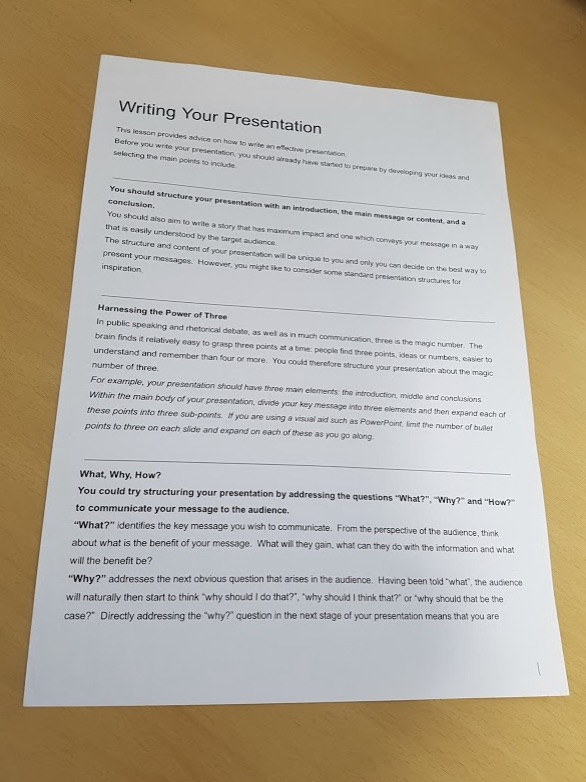
#> input picture paper.jpg, 586 x 782 px, found by its file name
$ python laplacianedge.py
#> lines starting #> are read from the running program, lines starting #| are printed output that depends on the picture
import cv2
import numpy as np

img = cv2.imread("paper.jpg")
#> img is the input picture: shape (782, 586, 3); mean B, G, R 152.7, 169.1, 178.7

edge = cv2.Laplacian(img, -1)
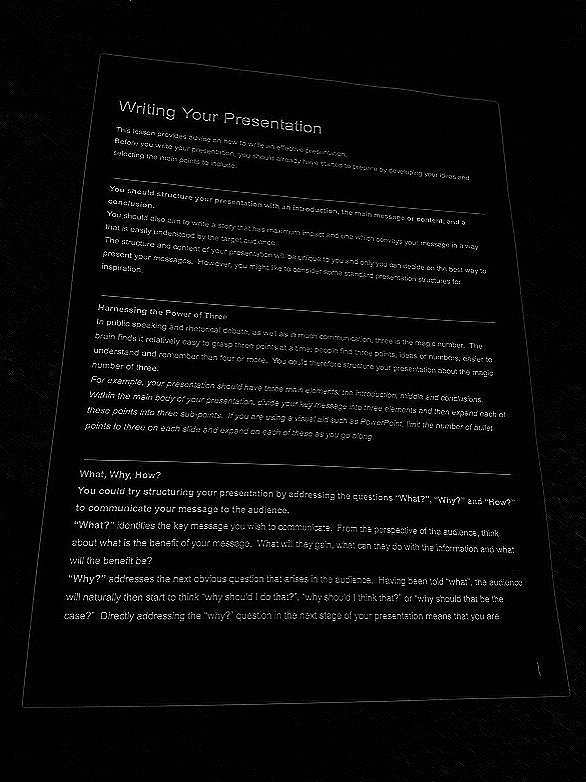
#> edge: shape (782, 586, 3); mean B, G, R 8.3, 8.2, 8.2

merged = np.hstack((img, edge))
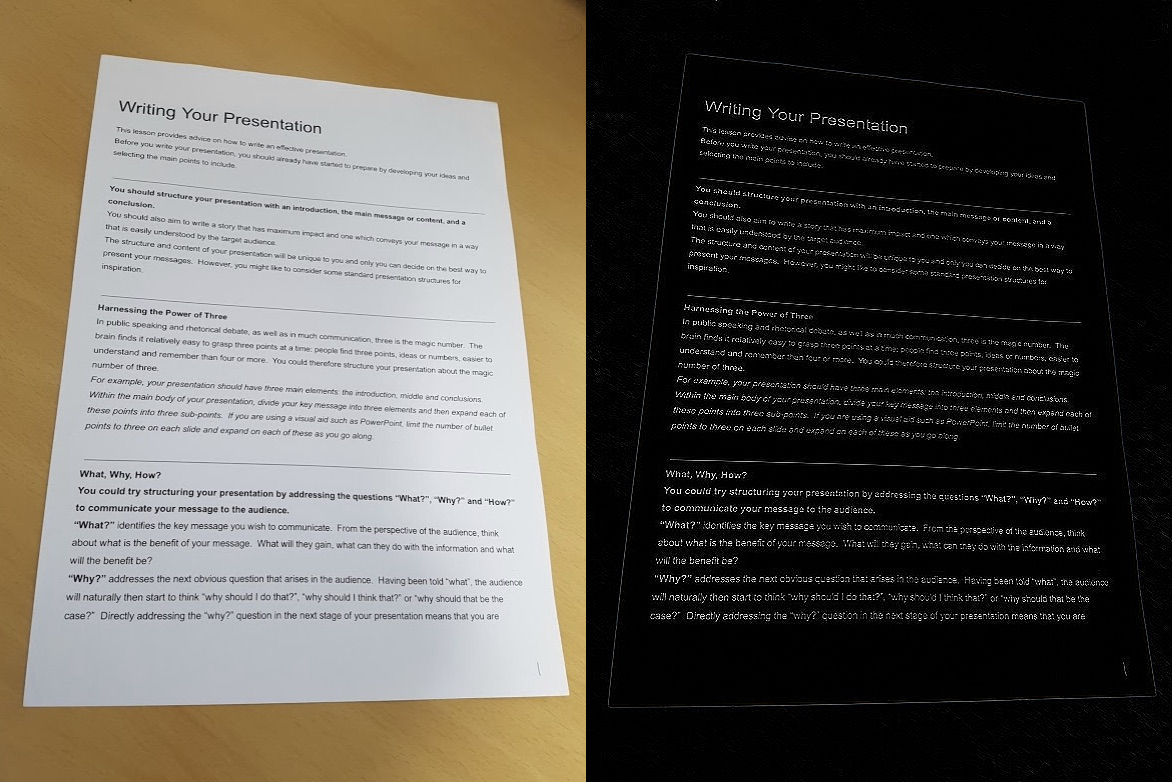
#> merged: shape (782, 1172, 3); mean B, G, R 80.5, 88.7, 93.5
cv2.imshow('edge', merged)
cv2.waitKey(0)
cv2.destroyAllWindows()
